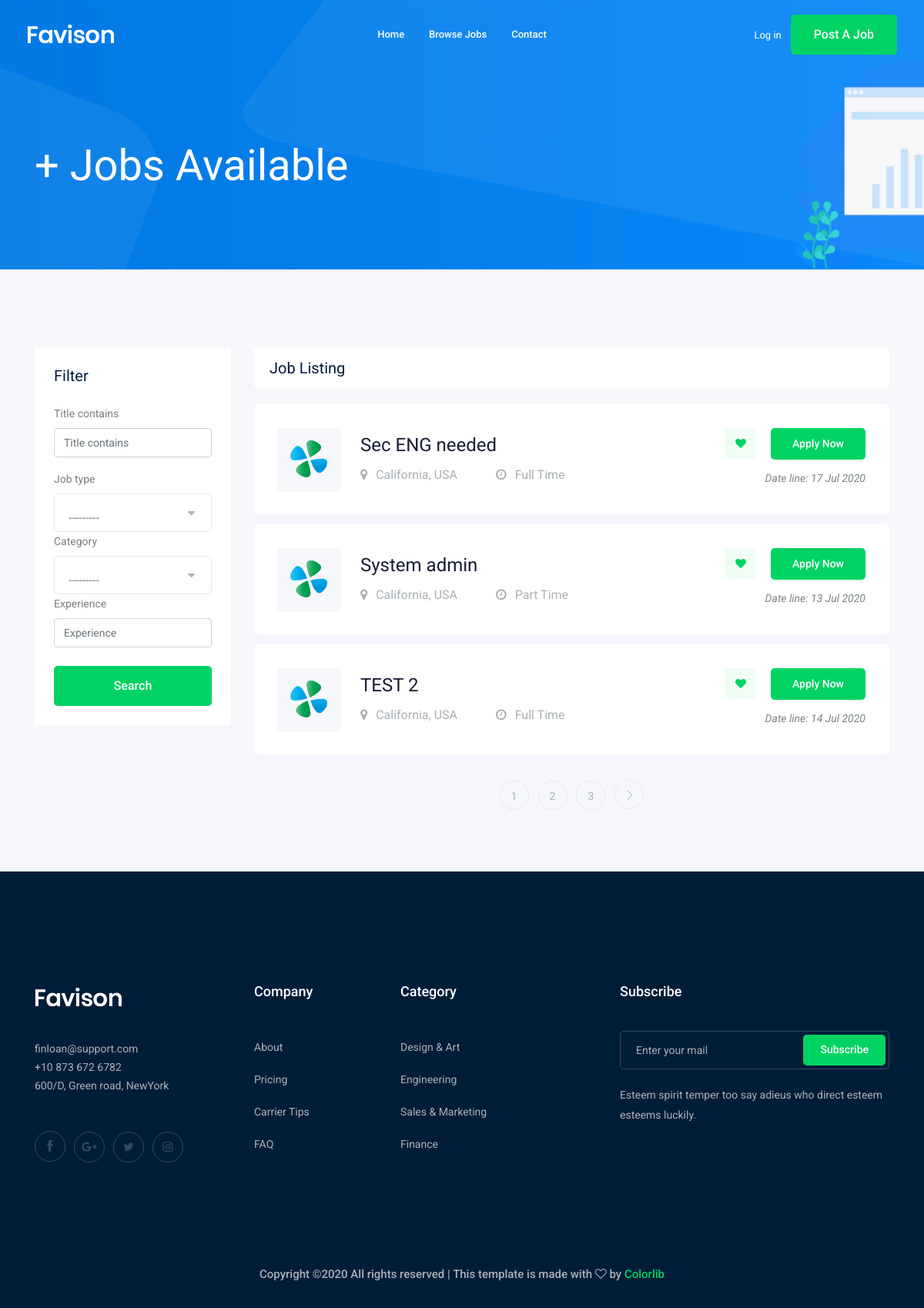
Screenshot of /jobs/ with the database file from the repository.
### job/models.py (models this page shows, shortened)
class Job(models.Model):#Table
    owner = models.ForeignKey(User, related_name="job_owner", on_delete=models.CASCADE)
    title = models.CharField(max_length=100)#column
    job_type = models.CharField(max_length=15,choices=JOB_TYPE)
    description = models.TextField(max_length=1000)
    published_at = models.DateTimeField(auto_now=True)
    vacancy = models.IntegerField(default=1)
    salary = models.IntegerField(default=0)
    experience = models.IntegerField(default=1)
    category = models.ForeignKey('Category',on_delete=models.CASCADE)
    image = models.ImageField(upload_to=image_upload)
    slug = models.SlugField(blank=True,null=True)

### job/views.py (the view)
# urls.py: path('',views.job_list,name='job_list'),
def job_list(request):
    job_list = Job.objects.all()
    myfilter = JobFilter(request.GET,queryset=job_list)
    job_list = myfilter.qs
    paginator = Paginator(job_list, 3) # Show 20 jobs per page.
    page_number = request.GET.get('page')
    page_obj = paginator.get_page(page_number)
    context = {'jobs':page_obj,'myfilter':myfilter}
    return render(request,'job/job_list.html',context)

### job/models.py (called while the page is built)
    def __str__(self):
        return self.name

### job/templates/job/job_list.html (shortened to what this page needs)
{% extends 'base.html' %}
{% load bootstrap4 %}
{% block body %}
    <div class="bradcam_area bradcam_bg_1">
        <div class="container">
            <div class="row">
                <div class="col-xl-12">
                    <div class="bradcam_text">
                        <h3>{{jobs.count}}+ Jobs Available</h3>
                    </div>
                </div>
            </div>
        </div>
    </div>
    <div class="job_listing_area plus_padding">
        <div class="container">
            <div class="row">
                <div class="col-lg-3">
                    <div class="job_filter white-bg">
                        <div class="form_inner white-bg">
                            <h3>Filter</h3>
                            <form method="GET">
                                {% bootstrap_form myfilter.form %}
                                <input type="submit" value="Search" class="boxed-btn3 w-100 mt-2">
                            </form>
                        </div>
                    </div>
                </div>
                <div class="col-lg-9">
                    <div class="recent_joblist_wrap">
                        <div class="recent_joblist white-bg ">
                            <div class="row align-items-center">
                                <div class="col-md-6">
                                    <h4>Job Listing</h4>
                                </div>
                                <div class="col-md-6">
                                </div>
                            </div>
                        </div>
                    </div>
                    <div class="job_lists m-0">
                        <div class="row">
                        {% for job in jobs %}
                            <div class="col-lg-12 col-md-12">
                                <div class="single_jobs white-bg d-flex justify-content-between">
                                    <div class="jobs_left d-flex align-items-center">
                                        <div class="thumb">
                                            <img src="img/svg_icon/1.svg" alt="">
                                        </div>
                                        <div class="jobs_conetent">
                                            <a href="{% url 'jobs:job_detail' job.slug %}"><h4>{{ job.title }}</h4></a>
                                            <div class="links_locat d-flex align-items-center">
                                                <div class="location">
                                                    <p> <i class="fa fa-map-marker"></i> California, USA</p>
                                                </div>
                                                <div class="location">
                                                    <p> <i class="fa fa-clock-o"></i> {{ job.job_type }} </p>
                                                </div>
                                            </div>
                                        </div>
                                    </div>
                                    <div class="jobs_right">
                                        <div class="apply_now">
                                            <a class="heart_mark" href="#"> <i class="fa fa-heart"></i> </a>
                                            <a href="{% url 'jobs:job_detail' job.slug %}" class="boxed-btn3">Apply Now</a>
                                        </div>
                                        <div class="date">
                                            <p>Date line: {{ job.published_at|date:'d M Y'}}</p>
                                        </div>
                                    </div>
                                </div>
                            </div>
                        {% endfor %}
                        </div>
                        {%if jobs.has_other_pages%}
                        <div class="row">
                            <div class="col-lg-12">
                                <div class="pagination_wrap">
                                    <ul>
                                        {% for i in jobs.paginator.page_range %}
                                            <li><a href="?page={{i}}"><span>{{i}}</span></a></li>
                                        {% endfor %}
                                        {% if jobs.has_next %}
                                            <li><a href="?page={{jobs.next_page_number}}"> <i class="ti-angle-right"></i> </a></li>
                                        {% endif %}
                                    </ul>
                                </div>
                            </div>
                        </div>
                        {%endif%}
                    </div>
                </div>
            </div>
        </div>
    </div>
{% endblock body %}

### rows the page displays
Job: title "Sec ENG needed", job_type "Full Time", published_at "17 Jul 2020"
Job: title "System admin", job_type "Part Time", published_at "13 Jul 2020"
Job: title "TEST 2", job_type "Full Time", published_at "14 Jul 2020"

### other values shown
{{ i }} "1" "2" "3"
